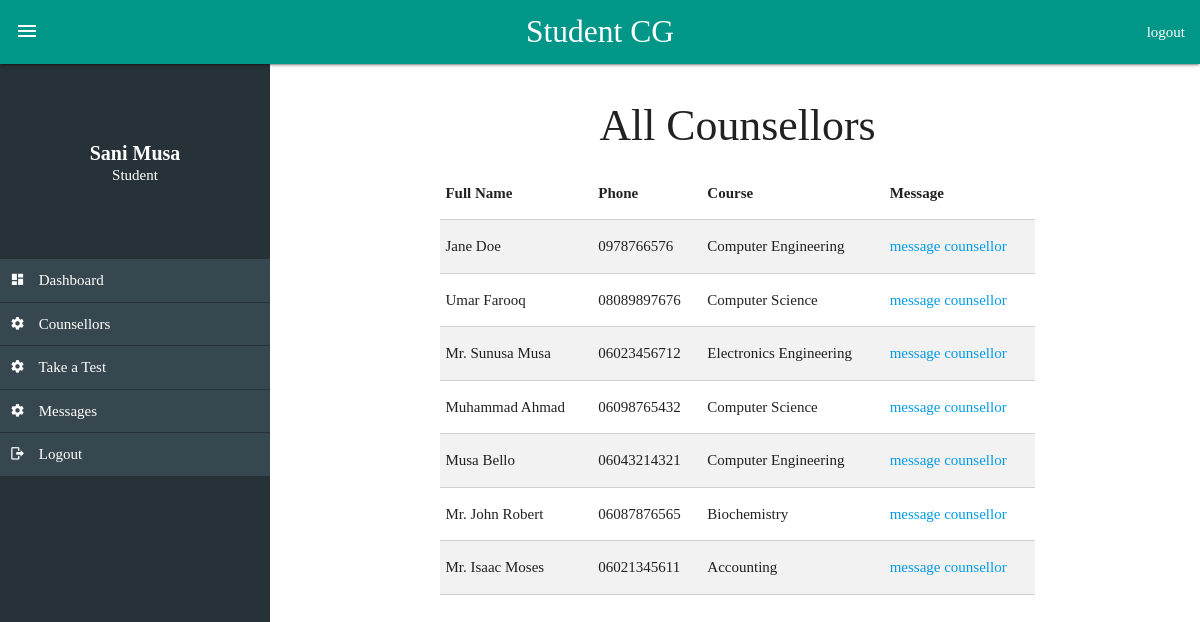
/student/index.php?action=counsellors (signed in), run on the app's committed database.
### tables this page shows
CREATE TABLE `students` (
  `id` int(10) NOT NULL,
  `fullname` varchar(255) NOT NULL,
  `email` varchar(200) NOT NULL,
  `phone` varchar(20) NOT NULL,
  `password` varchar(200) NOT NULL,
  `student_id` varchar(255) NOT NULL
);

CREATE TABLE `counselors` (
  `id` int(11) NOT NULL,
  `course_id` int(11) NOT NULL,
  `name` varchar(200) NOT NULL,
  `email` varchar(150) NOT NULL,
  `phone` varchar(20) NOT NULL,
  `password` varchar(255) NOT NULL
);

CREATE TABLE `courses` (
  `course_id` int(11) NOT NULL,
  `course_name` varchar(255) NOT NULL,
  `course_desc` text NOT NULL
);

### student/includes/counsellors.php (the view)
<section class="col s12 m8 offset-m2">
  <h3 class="center-align">All Counsellors</h3>
	<table class="bordered striped">
    <thead>
      <tr>
          <th data-field="name">Full Name</th>
          <th data-field="name">Phone</th>
          <th data-field="edit">Course </th>
          <th data-field="edit">Message </th>
      </tr>
    </thead>
    <tbody>
      <?php
      	$sql = "SELECT a.id, a.name, a.phone, b.course_name FROM counselors a JOIN courses b ON a.course_id=b.course_id ORDER BY a.id DESC";
      	$run_sql = @mysqli_query($dbc, $sql);
      	while($course_row = mysqli_fetch_array($run_sql)){
      		$id = $course_row["id"];
      		$fullname = $course_row["name"];
          $course = $course_row["course_name"];
          $phone = $course_row["phone"];
      ?>
      <tr>
        <td><?php echo $fullname; ?></td>
        <td><?php echo $phone; ?></td>
        <td><?php echo $course; ?></td>
        <td><a href="index.php?action=message&user=<?php echo $id; ?>">message counsellor</a></td>
      </tr>
    	<?php } ?>
    </tbody>
  </table>
</section>

### student/index.php (shortened to what this page needs)
<?php
require_once '../connection.php';
  $email = $_SESSION['student'];
?>
<!DOCTYPE html>
<html lang="en">
<head>
  <link href="../css/materialize.css" type="text/css" rel="stylesheet" media="screen,projection"/>
  <link href="../css/admin.css" type="text/css" rel="stylesheet" media="screen,projection"/>
  <link href="../css/materialdesignicons.min.css" media="all" rel="stylesheet" type="text/css" />
</head>
<body>
	<div class="navbar-fixed">
		<nav role="navigation" class="teal ">
			<div class="nav-wrapper">
				<a href="index.php" class="brand-logo center">Student CG</a>
        <ul id="left">
          <li><a class="toggle"><i class="mdi mdi-menu"></i></a></li>
        </ul>
				<ul class="right ">
					<li><a href="logout.php">logout</a></li>
				</ul>
			</div>
		</nav>
	</div>
  <div class="row">
    <aside class=" blue-grey darken-4 hide-on-small-only" id="sidebar">
      <div class="valign-wrapper sidebar-header">
        <div class="row">
          <div class="col s12">
            <?php
              $sql = "SELECT * FROM `students` WHERE `email`='$email'";
              $query = @mysqli_query($dbc, $sql);
              while ($row = mysqli_fetch_array($query)) {
                $fullname = $row['fullname'];
            ?>
            <div class="white-text center-align">
              <h3 class="h3"><?php echo $fullname; ?></h3>
              <p>Student</p>
            </div>
            <?php } ?>
          </div>
        </div>
      </div>
      <ul class="sidebar-nav">
        <li><a href="index.php"><i class="mdi mdi-view-dashboard"></i> Dashboard</a></li>
        <li><a href="index.php?action=counsellors"><i class="mdi mdi-settings"></i> Counsellors</a></li>
        <li><a href="index.php?action=test"><i class="mdi mdi-settings"></i> Take a Test</a></li>
        <li><a href="index.php?action=messages"><i class="mdi mdi-settings"></i> Messages</a></li>
        <li><a href="logout.php"><i class="mdi mdi-logout"></i> Logout</a></li>
      </ul>
    </aside>
    <main id="main" class="section">
      <?php
        if(isset($_GET['action']) && $_GET['action'] === "test"){
          require_once 'includes/test.php';
        }else if(isset($_GET['action']) && $_GET['action'] === "counsellors"){
          require_once 'includes/counsellors.php';
        }else if(isset($_GET['action']) && $_GET['action'] === "test_scores"){
          require_once 'includes/test_scores.php';
        }else if(isset($_GET['action']) && $_GET['action'] === "messages"){
          require_once 'includes/messages.php';
        }else if(isset($_GET['action']) && $_GET['action'] === "read_reply"){
          require_once 'includes/read_reply.php';
        }
      ?>
    </main>
  </div>
</body>
</html>

### css/admin.css (style rules this page uses)
body { padding-top: 0; font-family: ubuntu; }
#sidebar { display: block; height: 100vh; position: fixed; width: 270px; z-index: 100; overflow-y: scroll; }
#main { margin-left: 275px; min-height: 100vh; }
.toggle { font-size: 20px; }
.sidebar-header { margin-top: 40px; height: 140px; padding: 15px; }
.sidebar-header h3.h3 { margin: 0; font-size: 20px; font-weight: bold }
.sidebar-header p { margin: 0; }
.sidebar-nav { padding-bottom: 55px; }
.sidebar-nav > li > a >i { margin-right: 10px; color: #ffffff; }
.sidebar-nav li a { margin-bottom: 1px; padding: 10px; display: block; background-color: #37474f; color: #fff; }

### data on the page
students: fullname "Sani Musa"
counselors: name "Jane Doe", phone "0978766576", course.course_name "Computer Engineering"
counselors: name "Umar Farooq", phone "08089897676", course.course_name "Computer Science"
counselors: name "Mr. Sunusa Musa", phone "06023456712", course.course_name "Electronics Engineering"
counselors: name "Muhammad Ahmad", phone "06098765432", course.course_name "Computer Science"
counselors: name "Musa Bello", phone "06043214321", course.course_name "Computer Engineering"
counselors: name "Mr. John Robert", phone "06087876565", course.course_name "Biochemistry"
counselors: name "Mr. Isaac Moses", phone "06021345611", course.course_name "Accounting"
